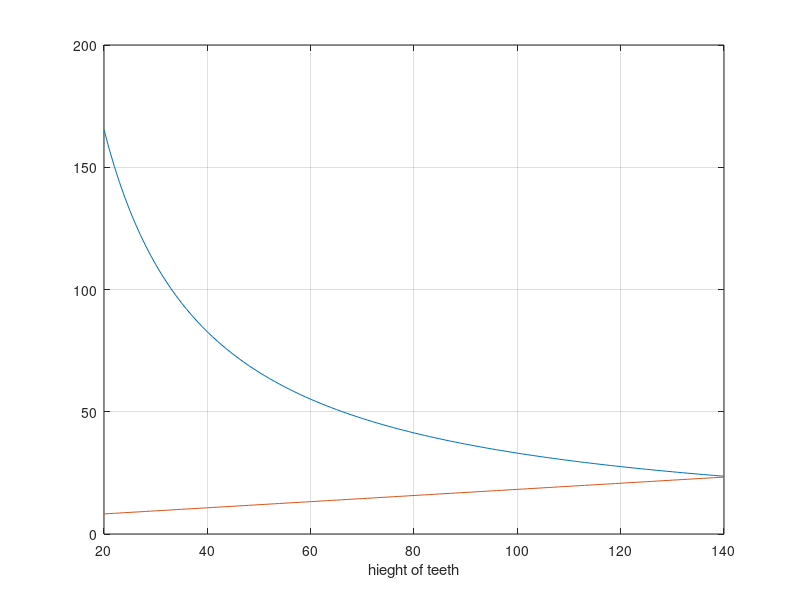

Here is the MATLAB script that generated this plot:
% p = 4 poles  L=2.44m  m =3phase  d = .01046m track      
% ws = wt = lambda/2

%gm = input('gm levitation in mm ');
gm = 2.5; 
%Nt = [];
%Ic = [];

%dia = 2.05; %in mm gauge 12
%dia = 1.08;% in mm gauge 18
h = 20:1:140;
%h = 100;
hi = h/1000;% h in m
p = 4;
%zt = .5:.01:.1;
nt = 8;
%p = zt*nt;

L = .832; 
H = 0.02+hi;
t = 0.127;
%X = .1:0.01:100;
X = 4;
%h = 20; %in mm
dia = 1.63; %gauge 14 in mm
%dia = .8118; %gauge 20in mm


m = 3;
d = .01046;
mu0 = 1.2566*10^-6;
rhor = X.*10^-8;

%nt = input('ent no of teeth ');
%f = input('Ent freq ');
f = 250;
fa = 2;
%s = input('slip ');
s = .1;

gm = gm/1000;
%F = input('Thrust ');
F = 5500;

%nt = 10:100;

%ws = L.*((2.*nt)+1).^-1;
wt = L.*(((fa+1).*nt)+1).^-1;
ws = wt.*fa ;
wa = ws/2; %wa is available space
wa = wa.*1000;% wa in mm
nturns = floor(wa/dia) -6;

Vi = L*t.*H;
Vnsl = (nt-1).*((hi*t).*ws);
Vf = Vi-Vnsl;
Mlim = 2700.*Vf;



q1 = (2*nt-1).*(2*p*m).^-1;

%lambda = (2*L)*(2*nt-1).^-1;

lambda = 2*ws;

alpha = pi*((m*q1).^-1);
kd = (sin(q1.*alpha/2)).*(q1.*sin(alpha/2)).^-1;
theta = (2*pi)*(nt-1).*(p.^-1);
kp = cos(theta/2);
kw = kp.*kd;



N = (nturns).*(h).*(nt/m).*(dia.^-1);

%wt = lambda/2;

tau = L.*p.^-1;
vs = 2*f*tau;
vtravel = (1-s)*vs;
go = gm+d;

gamma = (4/pi)*(((ws/(2*go)).*atan(ws/(2*go))) -    log((1 + ((ws/(2*go)).^2))).^.5); 



kc = (lambda).*((lambda - gamma*go)).^-1;
ge = kc*go;
G = (2*mu0*f*tau.^2.*((pi.*(rhor.*(d^-1)))).^-1.*(ge.^-1));


wse = ws+go;

A = ((s*G).^-2)+1;

i = 20;
I2 = i.^2;
Xm = (24*mu0*f.*wse.*kw.*N.^2.*tau).*((pi*p*ge).^-1);
R2 = Xm.*(G.^-1);

%Ft = (m*I2.*R2).*((A*vs*s).^-1);
i2 = (F.*A.*vs.*s).*((m*R2).^-1);
i = sqrt(i2);

%Nt = [Nt;nt];
%Ic = [Ic;i];

%plot(X,i)
grid on

%Nt1 = Nt(2,:);
plot(h,i,h,Mlim)
xlabel('hieght of teeth')
grid on
    
